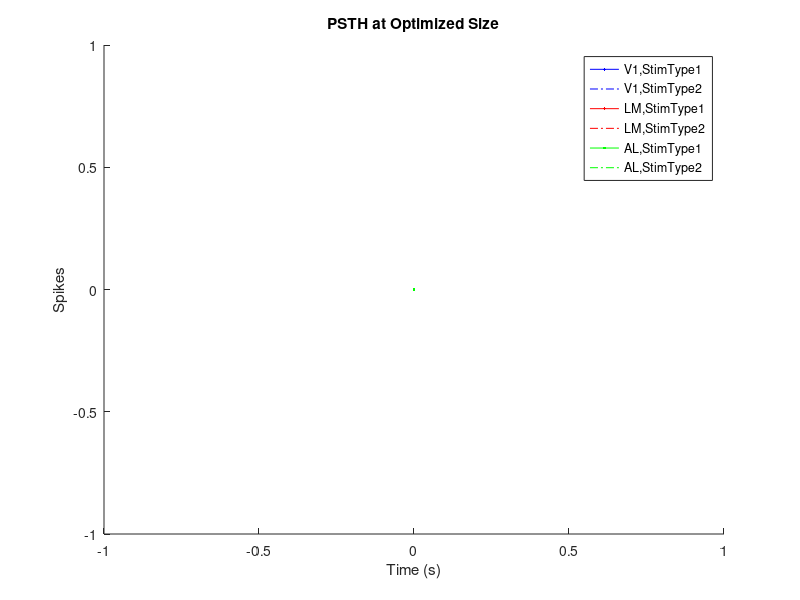

This chart was generated by the following MATLAB code: (Note: this script raises an error after producing the figure.)
lines = {'b' 'r' 'g'};
lines2 = {'b-.' 'r-.' 'g-.'};

%%%%%%%%%%%%%%%%%%%%%%%%%%%%%%%%%%%%%%%%%%%%%%%%%%%%%%%%%%%%%%%%%%
% Non-Normalized Plots
%%%%%%%%%%%%%%%%%%%%%%%%%%%%%%%%%%%%%%%%%%%%%%%%%%%%%%%%%%%%%%%%%%

figure
hold on
plot(0,0,'b'); plot(0,0,'b-.');
plot(0,0,'r'); plot(0,0,'r-.');
plot(0,0,'g'); plot(0,0,'g-.');
legend('V1,StimType1','V1,StimType2','LM,StimType1','LM,StimType2','AL,StimType1','AL,StimType2')
title_str = ['PSTH at Optimized Size']
title(title_str),xlabel('Time (s)'), ylabel('Spikes')

for n = 1:3;
    if n == 1;
        OptimizedSize_PSTH = load('V1OptimizedSize_PSTH.dat');
        OptimizedSize_PSTH2 = load('V1OptimizedSize_PSTH2.dat');
    elseif n == 2;
        OptimizedSize_PSTH = load('LMOptimizedSize_PSTH.dat');
        OptimizedSize_PSTH2 = load('LMOptimizedSize_PSTH2.dat');
    elseif n == 3;
        OptimizedSize_PSTH = load('ALOptimizedSize_PSTH.dat');
        OptimizedSize_PSTH2 = load('ALOptimizedSize_PSTH2.dat');
    end

    [rows, nbins] = size(OptimizedSize_PSTH);
    bins = OptimizedSize_PSTH(1,:);
    total_cells = rows-1
    hits = [];
    for j = 2:nbins;
        hits(j) = sum(OptimizedSize_PSTH(:,j));
    end
    hits = hits/total_cells;
    hold on
    plot(bins,hits,lines{n})


    [rows, nbins] = size(OptimizedSize_PSTH2);
    bins = OptimizedSize_PSTH2(1,:);
    total_cells = rows-1
    hits = [];
    for j = 2:nbins;
        hits(j) = sum(OptimizedSize_PSTH2(:,j));
    end
    hits = hits/total_cells;
    hold on
    plot(bins,hits,lines2{n})

end

%%%%%%%%%%%%%%%%%%%%%%%%%%%%%%%%%%%%%%%%%%%%%%%%%%%%%%%%%%%%%%%%%%
% Normalized Plots
%%%%%%%%%%%%%%%%%%%%%%%%%%%%%%%%%%%%%%%%%%%%%%%%%%%%%%%%%%%%%%%%%%

figure
hold on
plot(0,0,'b'); plot(0,0,'b-.');
plot(0,0,'r'); plot(0,0,'r-.');
plot(0,0,'g'); plot(0,0,'g-.');
legend('V1,StimType1','V1,StimType2','LM,StimType1','LM,StimType2','AL,StimType1','AL,StimType2')
title_str = ['PSTH at Optimized Size (Cell Responses Normalized)']
title(title_str),xlabel('Time (s)'), ylabel('Spikes')

for k = 1:3;

    if k == 1;
        OptimizedSize_PSTH_Norm = load('V1OptimizedSize_PSTH_Norm.dat');
        OptimizedSize_PSTH_Norm2 = load('V1OptimizedSize_PSTH_Norm2.dat');
    elseif k == 2;
        OptimizedSize_PSTH_Norm = load('LMOptimizedSize_PSTH_Norm.dat');
        OptimizedSize_PSTH_Norm2 = load('LMOptimizedSize_PSTH_Norm2.dat');
    elseif k == 3;
        OptimizedSize_PSTH_Norm = load('ALOptimizedSize_PSTH_Norm.dat');
        OptimizedSize_PSTH_Norm2 = load('ALOptimizedSize_PSTH_Norm2.dat');
    end

    [rows, nbins] = size(OptimizedSize_PSTH_Norm);
    bins = OptimizedSize_PSTH_Norm(1,:);
    total_cells = rows-1
    hits = [];
    for j = 2:nbins;
        hits(j) = sum(OptimizedSize_PSTH_Norm(:,j));
    end
    hits = hits/max(hits);
    hold on
    plot(bins,hits,lines{k})


    [rows, nbins] = size(OptimizedSize_PSTH_Norm2);
    bins = OptimizedSize_PSTH_Norm2(1,:);
    total_cells = rows-1
    hits = [];
    for j = 2:nbins;
        hits(j) = sum(OptimizedSize_PSTH_Norm2(:,j));
    end
    hits = hits/max(hits);
    hold on
    plot(bins,hits,lines2{k})
end


